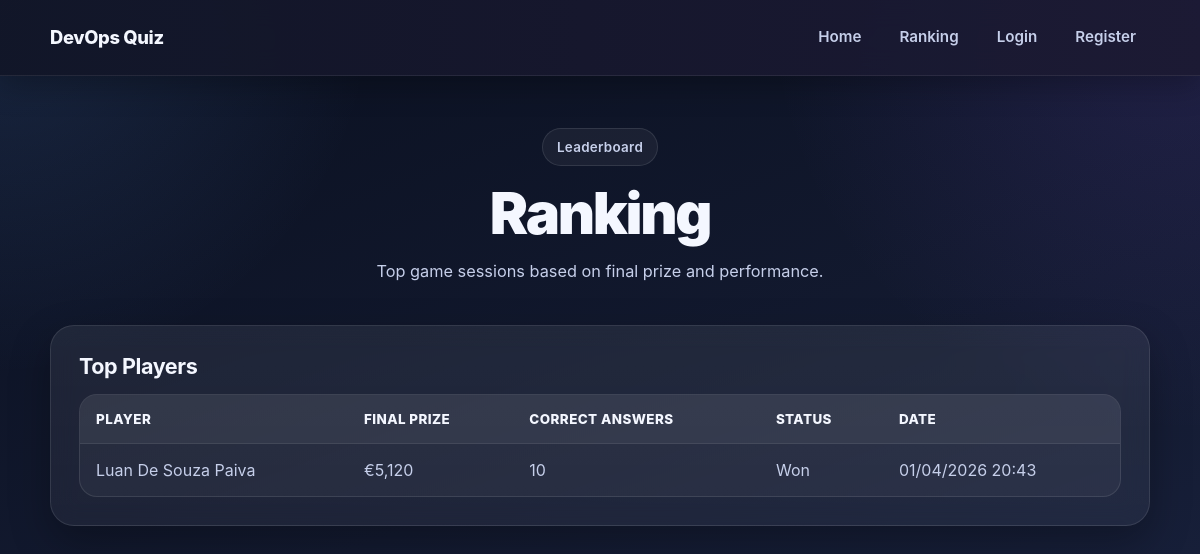
Before: /ranking with the older database file.
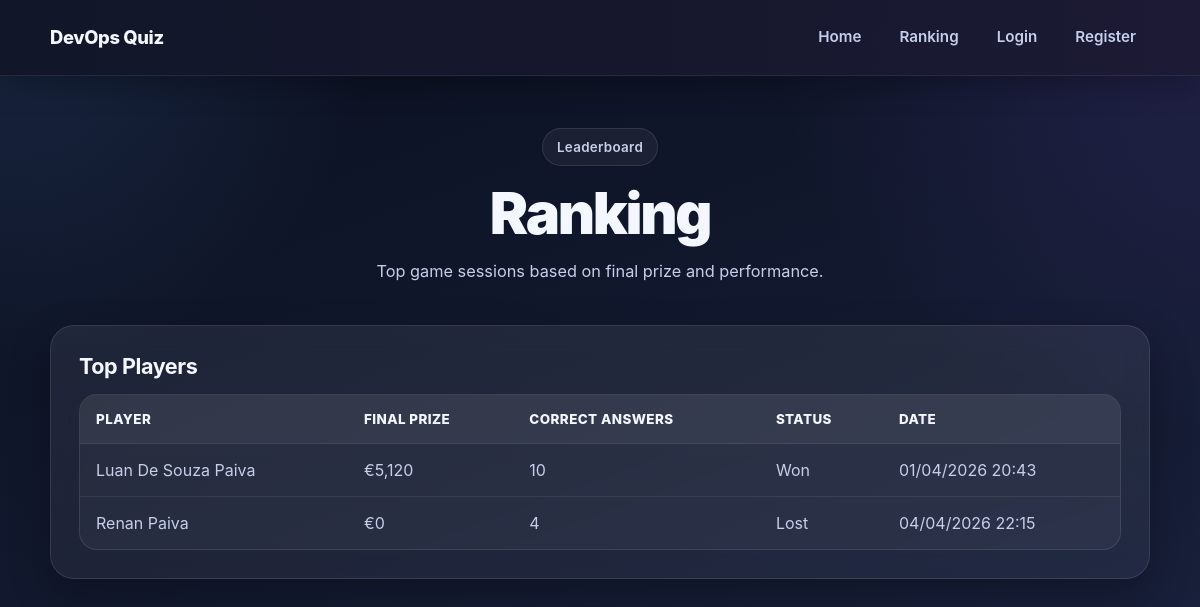
After: the same page with the newer database file.
### tables this page shows
CREATE TABLE game_sessions (
        id INTEGER PRIMARY KEY AUTOINCREMENT,
        user_id INTEGER NOT NULL,
        started_at TEXT DEFAULT CURRENT_TIMESTAMP,
        ended_at TEXT,
        current_question_index INTEGER NOT NULL DEFAULT 0,
        correct_answers INTEGER NOT NULL DEFAULT 0,
        current_amount INTEGER NOT NULL DEFAULT 10,
        final_amount INTEGER NOT NULL DEFAULT 0,
        status TEXT NOT NULL DEFAULT 'in_progress',
        FOREIGN KEY (user_id) REFERENCES users(id)
    );

CREATE TABLE users (
        id INTEGER PRIMARY KEY AUTOINCREMENT,
        full_name TEXT NOT NULL,
        email TEXT NOT NULL UNIQUE,
        password_hash TEXT NOT NULL,
        date_of_birth TEXT NOT NULL,
        is_18_or_over INTEGER NOT NULL DEFAULT 0,
        created_at TEXT DEFAULT CURRENT_TIMESTAMP
    );

### src/main.py (the view)
@app.route("/ranking")
def ranking():
    rows = get_ranking()
    ranking_data = []
    for row in rows:
        ranking_data.append({
            "full_name": row["full_name"],
            "correct_answers": row["correct_answers"],
            "final_amount_display": format_money(row["final_amount"]),
            "status": row["status"],
            "ended_at_display": format_datetime(row["ended_at"])
        })
    return render_template("ranking.html", ranking=ranking_data)

### src/db.py (called while the page is built)
def get_connection():
    conn = sqlite3.connect(DB_PATH)
    conn.row_factory = sqlite3.Row
    return conn

### src/main.py (called while the page is built)
def format_money(amount):
    return f"€{amount:,}"

def format_datetime(value):
    if not value:
        return "-"
    try:
        return datetime.strptime(value, "%Y-%m-%d %H:%M:%S").strftime("%d/%m/%Y %H:%M")
    except ValueError:
        return value

### src/ranking.py (called while the page is built)
def get_ranking(limit=10):
    conn = get_connection()
    cursor = conn.cursor()
    cursor.execute("""
        SELECT
            gs.id,
            u.full_name,
            gs.correct_answers,
            gs.final_amount,
            gs.status,
            gs.ended_at
        FROM game_sessions gs
        JOIN users u ON gs.user_id = u.id
        WHERE gs.status IN ('won', 'stopped', 'lost')
          AND gs.ended_at IS NOT NULL
        ORDER BY gs.final_amount DESC, gs.correct_answers DESC, gs.ended_at DESC
        LIMIT ?
    """, (limit,))
    rows = cursor.fetchall()
    conn.close()
    return rows

### templates/ranking.html (shortened to what this page needs)
{% extends "base.html" %}
{% block content %}
<div class="container">
  <section class="hero">
    <div class="hero-badge">Leaderboard</div>
    <h1>Ranking</h1>
    <p class="subtitle">Top game sessions based on final prize and performance.</p>
  </section>
  <div class="card">
    <h2>Top Players</h2>
    {% if ranking %}
      <div class="table-wrap">
        <table class="data-table">
          <thead>
            <tr>
              <th>Player</th>
              <th>Final Prize</th>
              <th>Correct Answers</th>
              <th>Status</th>
              <th>Date</th>
            </tr>
          </thead>
          <tbody>
            {% for row in ranking %}
              <tr>
                <td>{{ row.full_name }}</td>
                <td>{{ row.final_amount_display }}</td>
                <td>{{ row.correct_answers }}</td>
                <td style="text-transform:capitalize;">{{ row.status }}</td>
                <td>{{ row.ended_at_display }}</td>
              </tr>
            {% endfor %}
          </tbody>
        </table>
      </div>
    {% else %}
      <p>No completed game sessions yet.</p>
    {% endif %}
  </div>
</div>
{% endblock %}

### templates/base.html (shortened to what this page needs)
<!DOCTYPE html>
<html lang="en">
<head>
  <link rel="stylesheet" href="{{ url_for('static', filename='style.css') }}" />
</head>
<body>
  <nav class="topbar">
    <div class="topbar-inner">
      <a class="brand" href="/">DevOps Quiz</a>
      <div class="topbar-links">
        <a href="/">Home</a>
        <a href="/ranking">Ranking</a>
        {% if session.get("user_id") %}
          <a href="/account">My Account</a>
          <a href="/logout">Logout</a>
        {% else %}
          <a href="/login">Login</a>
          <a href="/register">Register</a>
        {% endif %}
      </div>
    </div>
  </nav>
  {% block content %}{% endblock %}
</body>
</html>

### static/style.css (style rules this page uses)
:root { --bg-1: #0a1020; --bg-2: #131a30; --bg-3: #1a2340; --surface: rgba(255, 255, 255, 0.06); --surface-strong: rgba(255, 255, 255, 0.1); --surface-hover: rgba(255, 255, 255, 0.12); --text: #f4f7ff; --text-soft: #c6cfea; --text-muted: #97a3c6; --accent: #6ea8ff; --accent-2: #8b5cf6; --accent-soft: rgba(110, 168, 255, 0.16); --success: #22c55e; --danger: #ff8a8a; --border: rgba(255, 255, 255, 0.1); --border-strong: rgba(255, 255, 255, 0.16); --radius-sm: 12px; --radius-md: 18px; --radius-lg: 24px; --radius-xl: 28px; --shadow-sm: 0 8px 24px rgba(0, 0, 0, 0.18); --shadow-md: 0 16px 40px rgba(0, 0, 0, 0.28); --shadow-lg: 0 24px 60px rgba(0, 0, 0, 0.34); --max-width: 1140px; --transition: 0.22s ease; }
*, *::before, *::after { box-sizing: border-box; }
html { scroll-behavior: smooth; }
body { margin: 0; min-height: 100vh; font-family: "Inter", "Segoe UI", Arial, sans-serif; color: var(--text); background: radial-gradient(circle at top left, rgba(110, 168, 255, 0.14), transparent 26%), radial-gradient(circle at top right, rgba(139, 92, 246, 0.14), transparent 30%), linear-gradient(160deg, var(--bg-1), var(--bg-2) 55%, var(--bg-3)); line-height: 1.5; -webkit-font-smoothing: antialiased; text-rendering: optimizeLegibility; }
a { color: inherit; }
.topbar { position: sticky; top: 0; z-index: 100; background: linear-gradient(90deg, rgba(18, 22, 40, 0.96), rgba(28, 26, 52, 0.96)); backdrop-filter: blur(14px); -webkit-backdrop-filter: blur(14px); border-bottom: 1px solid rgba(255, 255, 255, 0.08); box-shadow: 0 10px 30px rgba(0, 0, 0, 0.26); }
.topbar-inner { max-width: var(--max-width); margin: 0 auto; padding: 16px 20px; display: flex; align-items: center; justify-content: space-between; gap: 20px; }
.brand { display: inline-flex; align-items: center; gap: 10px; text-decoration: none; color: var(--text); font-size: 1.15rem; font-weight: 800; letter-spacing: -0.02em; white-space: nowrap; }
.topbar-links { display: flex; align-items: center; gap: 10px; flex-wrap: wrap; }
.topbar-links a { position: relative; padding: 10px 14px; border-radius: 12px; text-decoration: none; color: var(--text-soft); font-size: 0.95rem; font-weight: 600; transition: color var(--transition), background var(--transition), transform var(--transition); }
.topbar-links a::after { content: ""; position: absolute; left: 14px; right: 14px; bottom: 6px; height: 2px; border-radius: 999px; background: linear-gradient(90deg, var(--accent), var(--accent-2)); transform: scaleX(0); transform-origin: center; transition: transform var(--transition); }
.container { max-width: var(--max-width); margin: 0 auto; padding: 52px 20px 72px; }
.hero { text-align: center; margin-bottom: 40px; }
.hero-badge { display: inline-flex; align-items: center; gap: 8px; margin-bottom: 18px; padding: 8px 14px; border: 1px solid var(--border); border-radius: 999px; background: rgba(255, 255, 255, 0.05); color: var(--text-soft); font-size: 0.84rem; font-weight: 600; letter-spacing: 0.02em; }
h1 { margin: 0 0 14px; font-size: clamp(2.2rem, 4.8vw, 4.2rem); line-height: 1.02; font-weight: 900; letter-spacing: -0.04em; }
.subtitle { max-width: 760px; margin: 0 auto; color: var(--text-soft); font-size: 1.02rem; line-height: 1.75; }
.card { background: linear-gradient( 180deg, rgba(255, 255, 255, 0.07), rgba(255, 255, 255, 0.05) ); backdrop-filter: blur(12px); -webkit-backdrop-filter: blur(12px); border: 1px solid var(--border); border-radius: var(--radius-lg); padding: 28px; box-shadow: var(--shadow-md); }
.card h2, .card h3 { margin-top: 0; margin-bottom: 14px; color: var(--text); font-size: 1.35rem; line-height: 1.2; letter-spacing: -0.02em; }
.table-wrap { overflow-x: auto; border-radius: 18px; border: 1px solid var(--border); background: rgba(255, 255, 255, 0.04); }
.data-table { width: 100%; border-collapse: collapse; min-width: 620px; }
.data-table thead { background: rgba(255, 255, 255, 0.05); }
.data-table th, .data-table td { text-align: left; padding: 14px 16px; }
.data-table th { color: var(--text); font-size: 0.84rem; font-weight: 800; letter-spacing: 0.03em; text-transform: uppercase; }
.data-table td { color: var(--text-soft); }
.data-table tbody tr td { border-top: 1px solid rgba(255, 255, 255, 0.08); }

Changed rows visible on the page:
added game_sessions: full_name "Renan Paiva", final_amount_display "€0", correct_answers "4", status "Lost", ended_at_display "04/04/2026 22:15"
